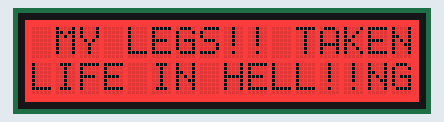
Bench run of a sketch on a simulated Arduino Uno, built with avr-gcc and run on an emulated ATmega328P. Parts: 16×2 character LCD.

Above: at 0.4 s.
At 1.4 s:
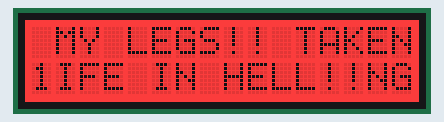
At 7.1 s:
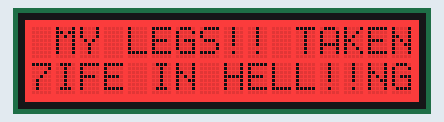
At 12.1 s:
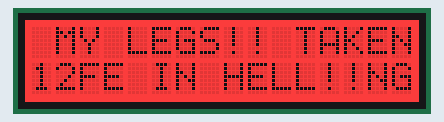
At 20.1 s:
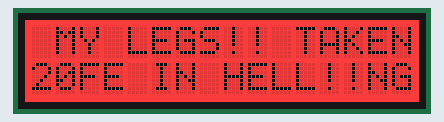
At 39.1 s:
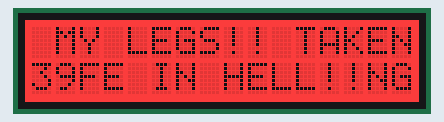

The sketch:

HelloWorld.ino
```cpp
#include <Wire.h>
#include "rgb_lcd.h"
rgb_lcd lcd;
const int colorR = 255;
const int colorG = 0;
const int colorB = 0;
void setup() {
    // set up the LCD's number of columns and rows:
    lcd.begin(16, 2);
    lcd.setRGB(colorR, colorG, colorB);
    // Print a message to the LCD.
    lcd.print("Metallica - One");
    lcd.print("DARKNES!! IMPRISONING ME!! ALL THAT I SEE!! ABSOLUTE HORROR!! I CANNOT LIVE!! I CANNOT DIE!! TRAPPED IN MYSELF!! BODY MY HOLDING CELL!!");
    lcd.print("LANDMINE!! HAS TAKEN MY SIGHT!! TAKEN MY SPEECH!! TAKEN MY HEARING!! TAKEN MY ARMS!! TAKEN MY LEGS!! TAKEN MY SOUL!! LEFT ME WITH LIFE IN HELL!!");
    delay(1000);
}
void loop() {
    // set the cursor to column 0, line 1
    // (note: line 1 is the second row, since counting begins with 0):
    lcd.setCursor(0, 1);
    // print the number of seconds since reset:
    lcd.print(millis() / 1000);
    delay(100);
}
```

Measured:
- what the display in image 1 shows lasts 0.7 s, from 1.3 s to 2.0 s
- what the display in image 2 shows lasts 1.1 s, from 7.0 s to 8.1 s
